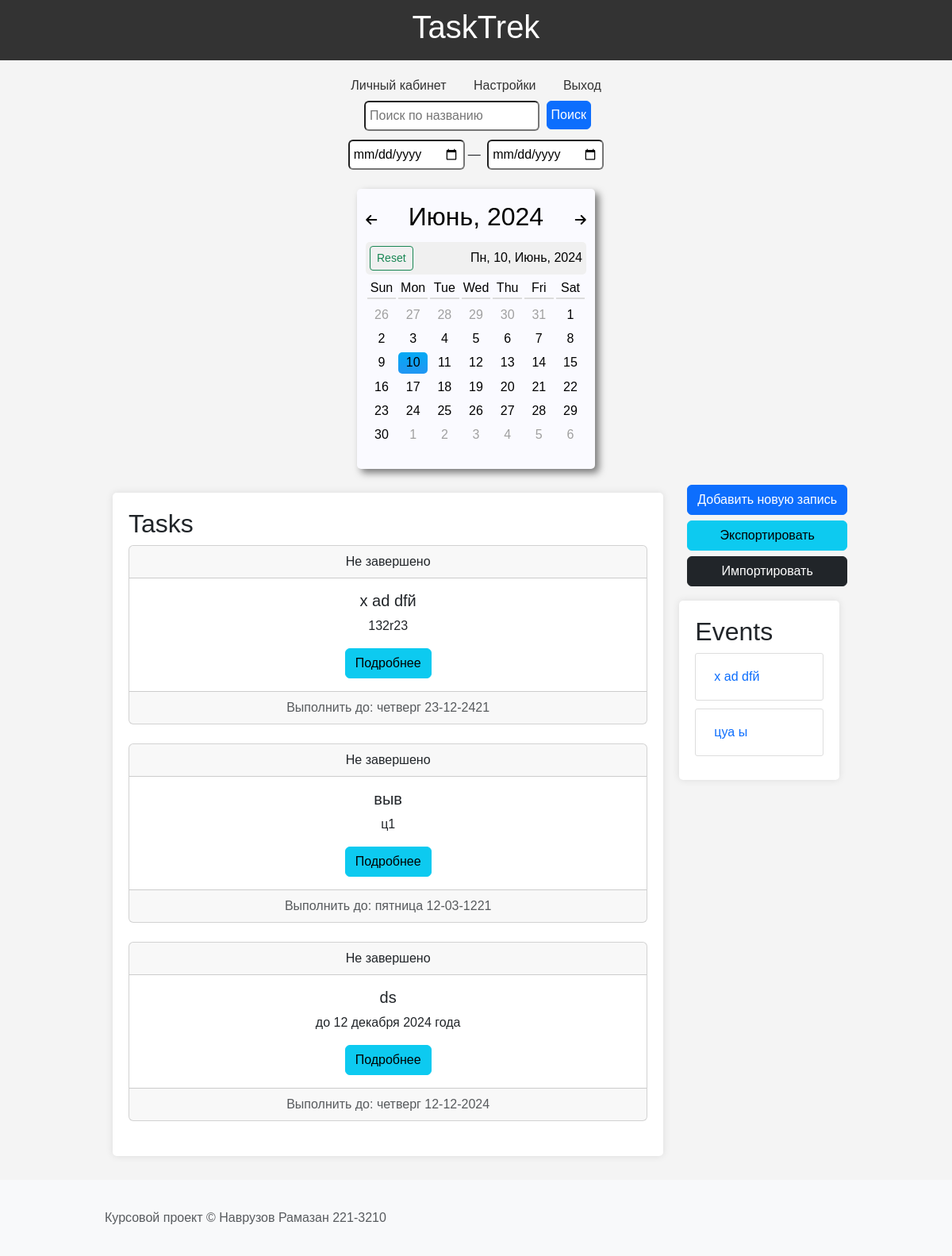
Screenshot of / (signed in) with the database file from the repository.
### app.py (models this page shows)
class Task(db.Model):
    __tablename__ = 'tasks'
    task_id = db.Column(db.Integer, primary_key=True, autoincrement=True)
    user_id = db.Column(db.Integer, db.ForeignKey('users.user_id'), nullable=False)
    title = db.Column(db.String(255), nullable=False)
    description = db.Column(db.Text)
    due_date = db.Column(db.Date)
    priority = db.Column(db.Integer, default=1)
    status = db.Column(db.String(50))
    __table_args__ = (
        db.CheckConstraint('priority >= 1 AND priority <= 10', name='check_priority_range'),
    )

class Event(db.Model):
    __tablename__ = 'events'
    event_id = db.Column(db.Integer, primary_key=True, autoincrement=True)
    user_id = db.Column(db.Integer, db.ForeignKey('users.user_id'), nullable=False)
    title = db.Column(db.String(255), nullable=False)
    description = db.Column(db.Text)
    event_date = db.Column(db.DateTime)

### app.py (the view)
@app.route('/', methods=['GET', 'POST'])
@login_required
def index():
    user_id = current_user.user_id
    tasks = Task.query.filter_by(user_id=user_id).all()
    events = Event.query.filter_by(user_id=user_id).all()
    form = ImportForm()
    return render_template('index.html', tasks=tasks, events=events, form=form)

### app.py
class ImportForm(FlaskForm):
    csv_file = FileField('CSV файл', validators=[
        FileRequired(),
        FileAllowed(['csv'], 'Только CSV файлы!')
    ])

### app.py (called while the page is built)
def format_date(value):
    return format_datetime(value, "EEEE dd-MM-yyyy", locale='ru_RU')

@login_manager.user_loader
def load_user(user_id):
    return User.query.get(int(user_id))

### templates/index.html (shortened to what this page needs)
<!DOCTYPE html>
<html lang="ru">
<head>
    <link href="https://cdn.jsdelivr.net/npm/bootstrap@5.3.3/dist/css/bootstrap.min.css" rel="stylesheet">
    <link rel="stylesheet" href="{{ url_for('static', filename='styles.css') }}">
    <link rel="stylesheet" href="{{ url_for('static', filename='calendar_styles.css') }}" />
    <link rel="stylesheet" href="https://cdnjs.cloudflare.com/ajax/libs/font-awesome/6.2.1/css/all.min.css"/>
</head>
<body>
    <header>
        <h1>TaskTrek</h1>
    </header>
    <nav>
        <a href="/profile">Личный кабинет</a>
        <a href="/settings">Настройки</a>
        <a href="/logout">Выход</a>
        <br>
        <input type="search" id="search-input" placeholder="Поиск по названию" style="padding: 5px; margin: 4px; margin-top: 7px" class="rounded">
        <button id="search-btn" class="btn btn-primary" style="padding: 5px; margin-top: -3px">Поиск</button>
        <br>
        <input type="date" id="start-date" name="start-date" class="rounded" style="padding: 5px; margin: 4px; margin-top: 7px">&mdash;
        <input type="date" id="end-date" name="end-date" class="rounded" style="padding: 5px; margin: 4px; margin-top: 7px">
    </nav>
    <div class="calendar dark">
        <div class="calendar_inner">
            <div class="calendar_controls">
                <div class="calendar_headings">
                    <i class="fa-solid fa-arrow-left" id="prev"></i>
                    <h2 class="months_year"></h2>
                    <i class="fa-solid fa-arrow-right" id="next"></i>
                </div>
                <div class="current_datetime">
                    <button type="button" class="btn btn-outline-success btn-sm" id="resetBtn">Reset</button>
                    <p class="datetxt" id="todayText"></p>
                </div>
                <div class="days_date">
                    <ul class="days">
                        <li>Sun</li>
                        <li>Mon</li>
                        <li>Tue</li>
                        <li>Wed</li>
                        <li>Thu</li>
                        <li>Fri</li>
                        <li>Sat</li>
                    </ul>
                    <ul class="dates"></ul>
                </div>
            </div>
        </div>
    </div>
    <div class="container">
        <div class="tasks">
            <h2>Tasks</h2>
            <div id="task-list">
                {% for task in tasks %}
                <div class="card text-center">
                    <div class="card-header">
                        {% if not task.status %}
                            Выполнено
                        {% else %}
                            Не завершено
                        {% endif %}
                    </div>
                    <div class="card-body">
                        <h5 class="card-title">{{ task.title }}</h5>
                        <p class="card-text">{{ task.description }}</p>
                        <button type="button" class="get-info btn btn-info" data-bs-toggle="modal" data-bs-target="#viewRecordModal" data-record-id="{{ task.task_id }}" data-record-type="task">Подробнее</button>
                    </div>
                    <div class="card-footer text-body-secondary">
                        Выполнить до: {{ task.due_date | format_date }}
                    </div>
                </div>
                <br>
                {% endfor %}
            </div>
        </div>
        <div class="sidebar">
            <div class="buttons" style="margin-left: 20px;">
                <div class="btn-group-vertical">
                    <button class="btn btn-primary btn-add mb-2 rounded" id="add-record-btn" data-bs-toggle="modal" data-bs-target="#addRecordModal">Добавить новую запись</button>
                    <button class="btn btn-info mb-2 rounded" id="btn-export">Экспортировать</button>
                    <button class="btn btn-dark mb-2 rounded" id="btn-import" data-bs-toggle="modal" data-bs-target="#importModal">Импортировать</button>
                </div>
            </div>
            <div class="events">
                <h2>Events</h2>
                <div id="event-list">
                    {% for event in events %}
                    <div class="event-item"><button type="button" class="btn link-primary get-info" data-bs-toggle="modal" data-bs-target="#viewRecordModal" data-record-id="{{ event.event_id }}" data-record-type="event">{{ event.title }}</button></div>
                    {% endfor %}
                </div>
            </div>
        </div>
    </div>
    <footer class="mt-auto py-3 bg-light">
        <div class="container text-center">
            <span class="text-muted">Курсовой проект &#169; Наврузов Рамазан 221-3210</span>
        </div>
    </footer>
</body>
</html>

### static/styles.css (style rules this page uses)
body { font-family: Arial, sans-serif; margin: 0; padding: 0; display: flex; flex-direction: column; align-items: center; background-color: #f4f4f4; }
header, footer { width: 100%; background: #333; color: #fff; padding: 10px 0; text-align: center; }
.container { display: flex; width: 80%; margin: 20px auto; }
.tasks, .events { background: #fff; margin: 10px; padding: 20px; border-radius: 5px; box-shadow: 0 0 10px rgba(0, 0, 0, 0.1); }
.tasks { flex: 2; }
.events { max-width: 320px; }
.task-item, .event-item { border: 1px solid #ddd; margin-bottom: 10px; padding: 10px; border-radius: 3px; }
nav { margin: 20px 0; text-align: center; }
nav a { margin: 0 15px; color: #333; text-decoration: none; }

### static/calendar_styles.css (style rules this page uses)
:root { --calendar-bg-color: #fafaff; --calendar-font-color: #000000; --weekdays-border-bottom-color: #dcdcdc; --calendar-date-hover-color: #d5d5d5; --calendar-dummy-color: #a0a0a0; --calendar-current-date-color: #f0f0f0; --calendar-today-color: linear-gradient(to bottom, #03a9f4, #2196f3); }
* { padding: 0; margin: 0; box-sizing: border-box; }
ol, ul { padding-left: 0rem; }
#todayText { margin-bottom: 0; }
.calendar { background-color: var(--calendar-bg-color); color: var(--calendar-font-color); max-width: 300px; width: 100%; border-radius: 5px; box-shadow: 5px 5px 10px rgba(0, 0, 0, 0.5); }
.calendar_inner { padding: 0.7rem; }
.calendar_headings { display: flex; justify-content: space-between; align-items: center; padding: 0.3rem 0; }
.fa-solid.fa-arrow-left, .fa-solid.fa-arrow-right { cursor: pointer; font-size: 1rem; }
.current_datetime { display: flex; justify-content: space-between; align-items: center; background-color: var(--calendar-current-date-color); padding: 0.3rem; margin-bottom: 0.3rem; border-radius: 5px; }
.days_date ul { list-style-type: none; }
.days_date .days, .dates { display: grid; grid-template-columns: repeat(7, 1fr); text-align: center; }
.days_date .days { margin: 0.3rem 0; }
.days_date .days li { border-bottom: 2px solid var(--weekdays-border-bottom-color); margin: 0 0.1rem; }

### rows the page displays
Task: status "Не завершено", title "x ad dfй", description "132r23", due_date "четверг 23-12-2421"
Task: status "Не завершено", title "выв", description "ц1", due_date "пятница 12-03-1221"
Task: status "Не завершено", title "ds", description "до 12 декабря 2024 года", due_date "четверг 12-12-2024"
Event: title "x ad dfй"
Event: title "цуа ы"
